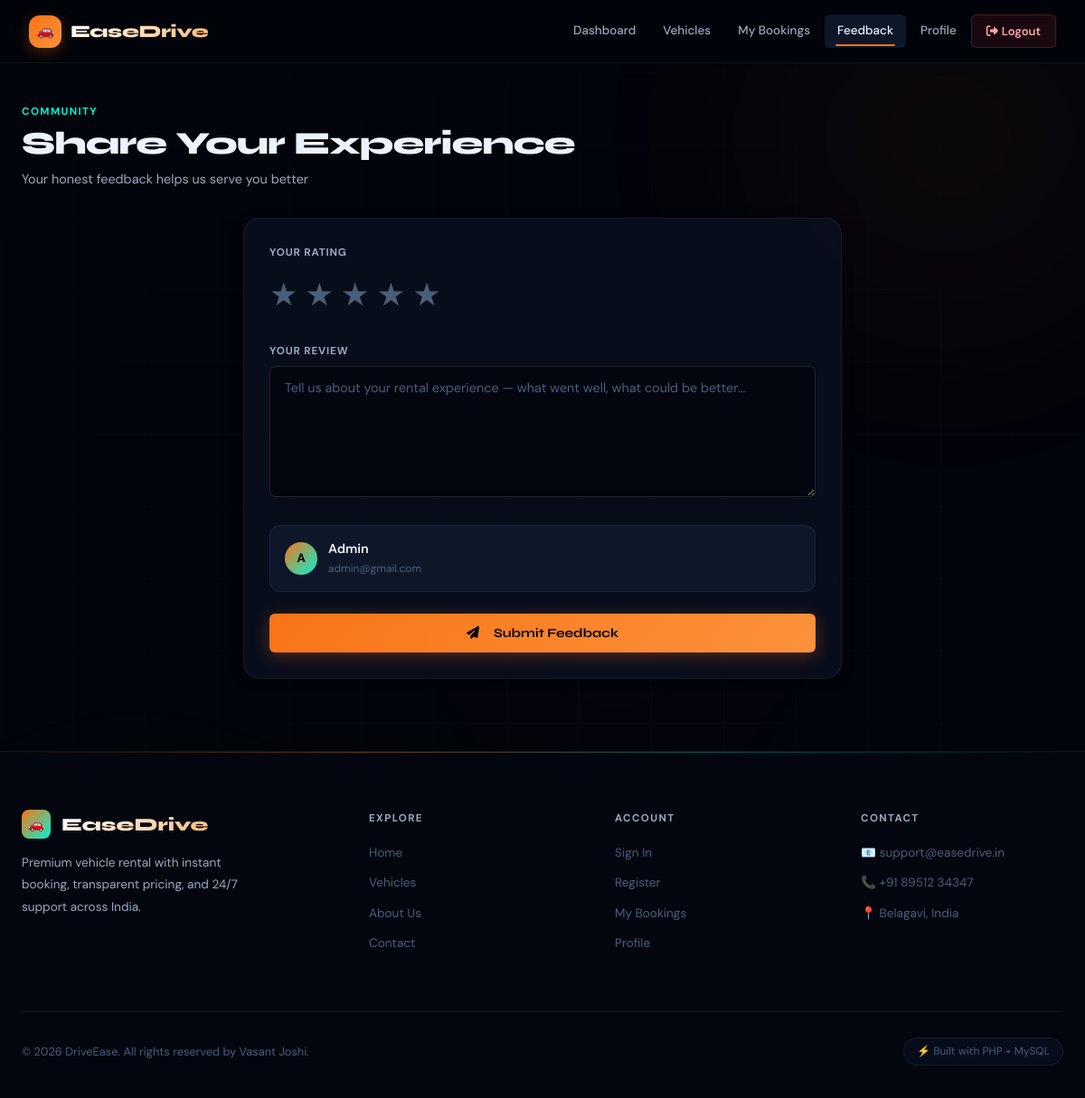
Screenshot of /user/feedback.php (signed in) with the database file from the repository.
### tables this page shows
CREATE TABLE IF NOT EXISTS users (
  id       INT AUTO_INCREMENT PRIMARY KEY,
  name     VARCHAR(100) NOT NULL,
  email    VARCHAR(100) UNIQUE NOT NULL,
  password VARCHAR(255) NOT NULL,
  phone    VARCHAR(20),
  role     ENUM('admin','user') DEFAULT 'user',
  created_at TIMESTAMP DEFAULT CURRENT_TIMESTAMP
);

### user/feedback.php (the view, shortened to what this page needs)
<?php
include '../config/db.php';
$uid  = $_SESSION['user_id'];
$user = mysqli_fetch_assoc(mysqli_query($conn,"SELECT * FROM users WHERE id=$uid"));
?>
<!DOCTYPE html><html lang="en"><head>
<?php include '../includes/head.php'; ?>
</head><body>
<div class="dash-bg" aria-hidden="true"><div class="dash-bg-blob1"></div><div class="dash-bg-blob2"></div><div class="dash-bg-blob3"></div><div class="dash-bg-grid"></div></div>
<?php include '../includes/navbar_user.php'; ?>
<div class="page-wrap">
  <div class="dash-header">
    <div class="eyebrow">Community</div>
    <h1>Share Your Experience</h1>
    <div class="sub">Your honest feedback helps us serve you better</div>
  </div>
  <div class="row justify-content-center mb-5">
    <div class="col-md-7">
      <div class="profile-card">
        <form method="POST">
          <label class="input-label">Your Rating</label>
          <div class="star-rating mb-4">
            <span class="star" data-val="1">★</span>
            <span class="star" data-val="2">★</span>
            <span class="star" data-val="3">★</span>
            <span class="star" data-val="4">★</span>
            <span class="star" data-val="5">★</span>
          </div>
          <div class="mb-4">
            <label class="input-label">Your Review</label>
            <textarea name="message" class="input-field" rows="5" placeholder="Tell us about your rental experience — what went well, what could be better..." required></textarea>
          </div>
          <div style="background:var(--bg-3);border:1px solid var(--b1);border-radius:var(--r2);padding:14px 16px;margin-bottom:24px;display:flex;align-items:center;gap:12px">
            <div style="width:36px;height:36px;border-radius:50%;background:linear-gradient(135deg,var(--orange),var(--cyan));display:flex;align-items:center;justify-content:center;font-weight:800;font-size:.85rem;color:#02040b;flex-shrink:0">
              <?= strtoupper(substr($user['name'],0,1)) ?>
            </div>
            <div>
              <div style="font-weight:600;font-size:.9rem"><?= htmlspecialchars($user['name']) ?></div>
              <div style="color:var(--t3);font-size:.75rem"><?= htmlspecialchars($user['email']) ?></div>
            </div>
          </div>
          <button type="submit" class="btn btn-primary btn-md" style="width:100%"><i class="fa-solid fa-paper-plane me-2"></i>Submit Feedback</button>
        </form>
      </div>
    </div>
  </div>
</div>
<?php include '../includes/footer.php'; ?>
</body></html>

### rows the page displays
users: name "A", name "Admin", email "admin@gmail.com"
